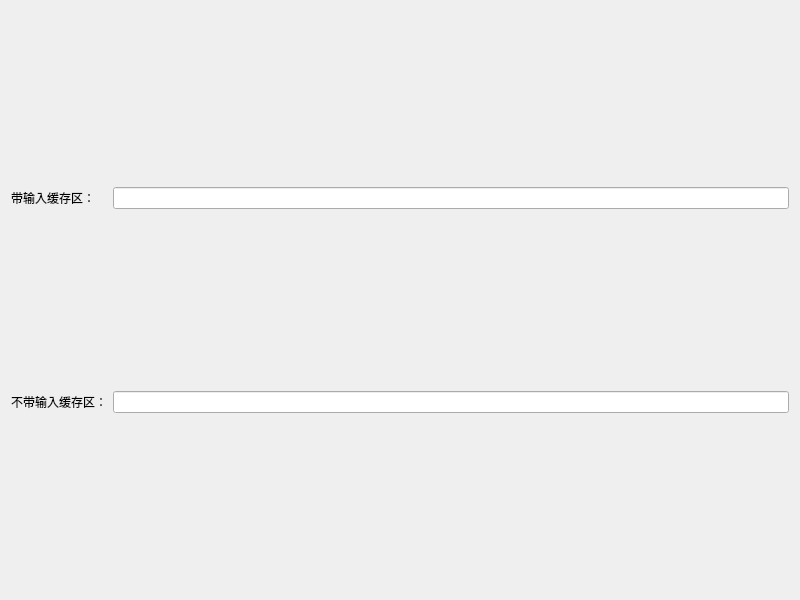
<?xml version="1.0" encoding="UTF-8"?>
<ui version="4.0">
 <class>Widget</class>
 <widget class="QWidget" name="Widget">
  <property name="geometry">
   <rect>
    <x>0</x>
    <y>0</y>
    <width>800</width>
    <height>600</height>
   </rect>
  </property>
  <property name="windowTitle">
   <string>Widget</string>
  </property>
  <layout class="QGridLayout" name="gridLayout">
   <item row="0" column="0">
    <widget class="QLabel" name="label">
     <property name="sizePolicy">
      <sizepolicy hsizetype="Fixed" vsizetype="Preferred">
       <horstretch>0</horstretch>
       <verstretch>0</verstretch>
      </sizepolicy>
     </property>
     <property name="text">
      <string>带输入缓存区：</string>
     </property>
    </widget>
   </item>
   <item row="0" column="1">
    <widget class="BaseLineEdit" name="lineEdit"/>
   </item>
   <item row="1" column="0">
    <widget class="QLabel" name="label_2">
     <property name="sizePolicy">
      <sizepolicy hsizetype="Fixed" vsizetype="Preferred">
       <horstretch>0</horstretch>
       <verstretch>0</verstretch>
      </sizepolicy>
     </property>
     <property name="text">
      <string>不带输入缓存区：</string>
     </property>
    </widget>
   </item>
   <item row="1" column="1">
    <widget class="BaseLineEdit" name="lineEdit_2"/>
   </item>
  </layout>
 </widget>
 <customwidgets>
  <customwidget>
   <class>BaseLineEdit</class>
   <extends>QLineEdit</extends>
   <header>baselineedit.h</header>
  </customwidget>
 </customwidgets>
 <resources/>
 <connections/>
</ui>
